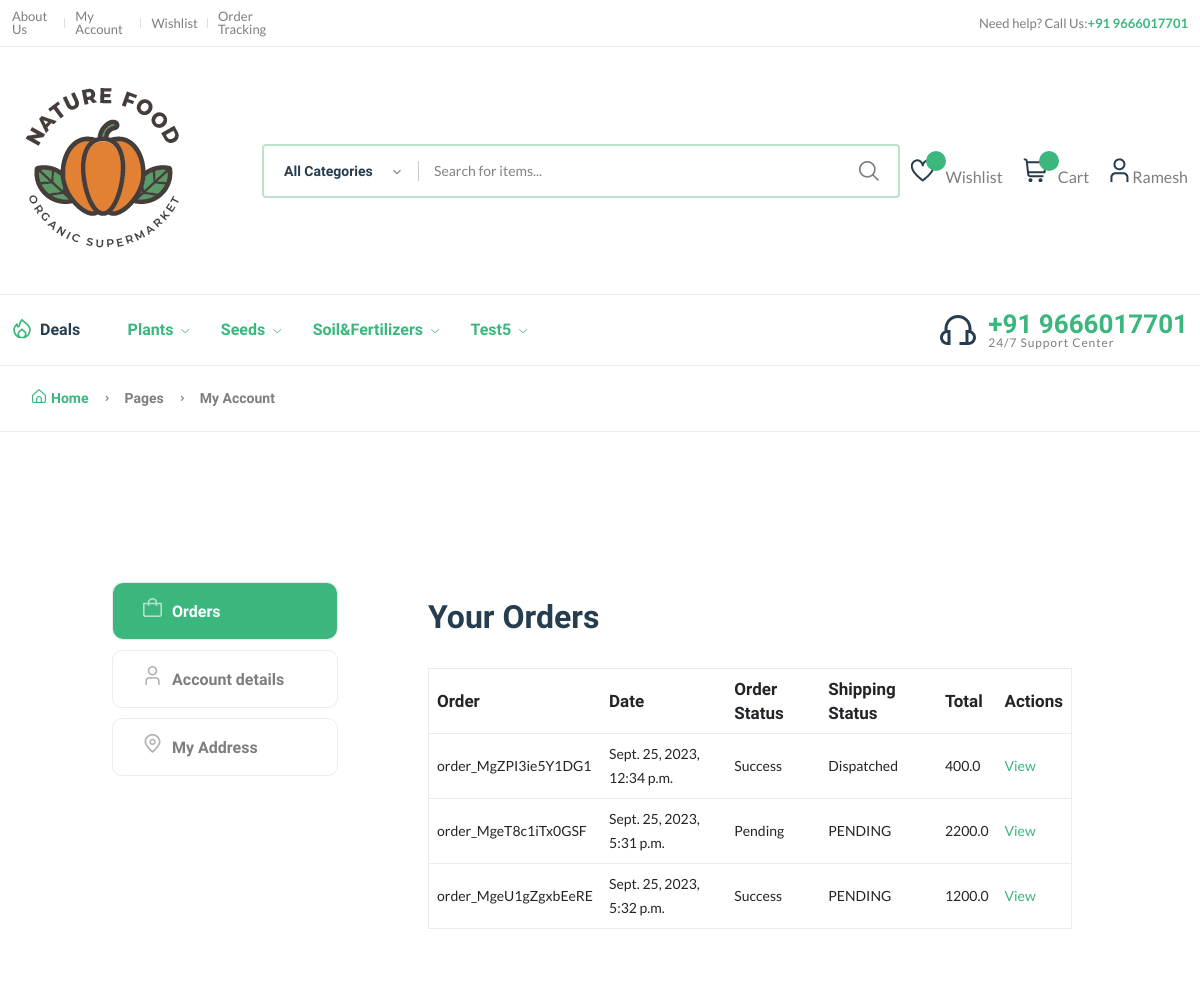
Page /account/ (signed in) on the earlier database version.
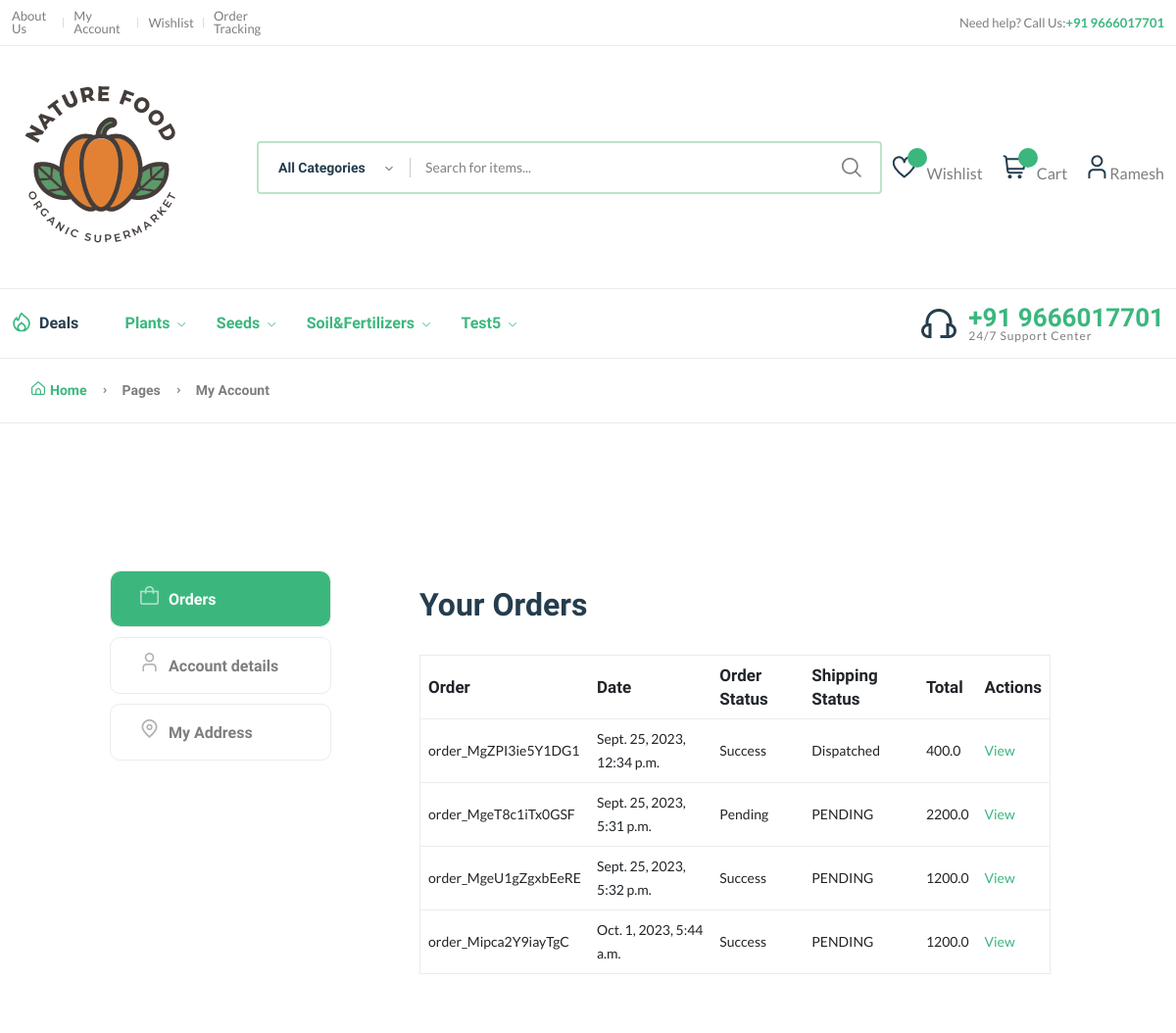
Same page on the later database version.
### categorymanager/models.py (models this page shows)
class CategoryModel(models.Model):
    title = models.CharField(max_length=200)
    status = models.BooleanField(default=1, null=True, blank=True)
    @property
    def sucat_list(self):
        return self.category.all()

### ordermanager/models.py (models this page shows, shortened)
class OrderModel(models.Model):
    orderid     = models.CharField(max_length=200, null=True, blank=True)
    orderquentity     = models.IntegerField(default=0)
    orderprice  =  models.DecimalField(max_digits=6, decimal_places=2, null=True, blank=True)
    orderdate   = models.DateTimeField(auto_now_add=True)
    orderby     =  models.ForeignKey(User, on_delete=models.CASCADE)
    paymentid =  models.CharField(max_length=200, null=True, blank=True)
    paymentmethod =  models.CharField(max_length=200, null=True, blank=True)
    shippingid =  models.CharField(max_length=200, null=True, blank=True)
    name = models.CharField(_("Customer Name"), max_length=254, blank=False, null=False)
    amount = models.FloatField(_("Amount"), null=False, blank=False)
    status = models.CharField(
        _("Payment Status"),
        default=PaymentStatus.PENDING,
        max_length=254,
        blank=False,
        null=False,
    )
    provider_order_id = models.CharField(
        _("Order ID"), max_length=40, null=False, blank=False
    )
    payment_id = models.CharField(
        _("Payment ID"), max_length=36, null=False, blank=False
    )
    signature_id = models.CharField(
        _("Signature ID"), max_length=128, null=False, blank=False
    )
    @property
    def shippingDetails(self):
        data = self.orderproduct.all().filter(orderid=self)
        if data:
            if data.first().shipping_state == 'SHIPPED':
                return "Dispatched"
            return data.first().shipping_state
        return "PENDING"

class OrderProductsModel(models.Model):
    orderid = models.ForeignKey(OrderModel, on_delete=models.CASCADE, related_name='orderproduct')
    productid = models.ForeignKey(ProductModel, on_delete=models.DO_NOTHING)
    productQuntity = models.IntegerField(null=True, blank=True)
    shipping_state =  models.CharField(max_length=50, choices=(
        ('SHIPPED', 'Dispatched'),
        ('DELIVERED', 'Delivered'),
        ('RETURNED', 'Returned'),
         ('CANCELED', 'Canceled'),  ),
        default='PENDING',
    )

### accountmanager/views.py (the view, shortened to what this page needs)
# urls.py: path('account/', accountViews.account),
def account(request):
    settingsdata = SettingsModel.objects.all().first()
    shipment= ShippmentModel.objects.filter(user= request.user)
    categories = CategoryModel.objects.all()
    orders = OrderModel.objects.filter(orderby=request.user)
    return render(request, 'frontend/account.html', {"categories": categories,   "settingsdata":settingsdata,"settingsdata":settingsdata, "shipment" : shipment, "orders":orders})

### templates/frontend/account.html (shortened to what the changed rows need)
{% extends "frontend/base.html" %}
{%load static%}
{% block content %}
    <div class="page-content pt-150 pb-150">
        <div class="container">
            <div class="row">
                <div class="col-lg-10 m-auto">
                    <div class="row">
                        <div class="col-md-9">
                            <div class="tab-content account dashboard-content pl-50">
                                <div class="tab-pane fade   active show" id="orders" role="tabpanel" aria-labelledby="orders-tab">
                                    <div class="card">
                                        <div class="card-body">
                                            <div class="table-responsive">
                                                <table class="table">
                                                    <thead>
                                                        <tr>
                                                            <th>Order</th>
                                                            <th>Date</th>
                                                            <th>Order Status</th>
                                                            <th>Shipping Status</th>
                                                            <th>Total</th>
                                                            <th>Actions</th>
                                                        </tr>
                                                    </thead>
                                                    <tbody>
                                                        {%for order in   orders %}
                                                        <tr>
                                                            <td>{{order.provider_order_id}} </td>
                                                            <td>{{order.orderdate}}</td>
                                                            <td>{{order.status}}</td>
                                                            <td>{{order.shippingDetails}}</td>
                                                            <td>{{order.amount}}</td>
                                                            <td><a href="/orderdetails/?orderid={{order.id}}" class="btn-small d-block">View</a></td>
                                                        </tr>
                                                       {%endfor%}
                                                    </tbody>
                                                </table>
                                            </div>
                                        </div>
                                    </div>
                                </div>
                            </div>
                        </div>
                    </div>
                </div>
            </div>
        </div>
    </div>
    {%endblock%}

### templates/frontend/base.html (shortened to what the changed rows need)
{%load static%}
<!DOCTYPE html>
<html class="no.js" lang="en">
<head>
    <link rel="stylesheet" href="{% static '/frontend/assets/css/plugins/animate.min.css' %}" />
    <link rel="stylesheet" href="{% static '/frontend/assets/css/main.css' %}" />
    <link rel="stylesheet" href="https://cdnjs.cloudflare.com/ajax/libs/jquery-toast-plugin/1.3.2/jquery.toast.min.css" />
</head>
<body>
    <header class="header-area header-style-1 header-height-2">
        <div class="header-bottom header-bottom-bg-color sticky-bar">
            <div class="container">
                <div class="header-wrap header-space-between position-relative">
                    <div class="header-nav d-none d-lg-flex">
                        <div class="main-menu main-menu-padding-1 main-menu-lh-2 d-none d-lg-block font-heading">
                            <nav>
                                <ul>
                                     {%for category in categories%}
                                    <li>
                                        <a class="active" href="javascript:void(0)">{{category.title}} <i class="fi-rs-angle-down"></i></a>
                                    </li>
                                    {%endfor%}
                                </ul>
                            </nav>
                        </div>
                    </div>
                </div>
            </div>
        </div>
    </header>
    <main class="main">
        {% block content %}
        {% endblock %}
    </main>
</body>
</html>

Differences in the rows shown:
added OrderModel: provider_order_id "order_Mipca2Y9iayTgC", orderdate "Oct. 1, 2023, 5:44 a.m.", status "Success", shippingDetails "PENDING", amount "1200.0"
